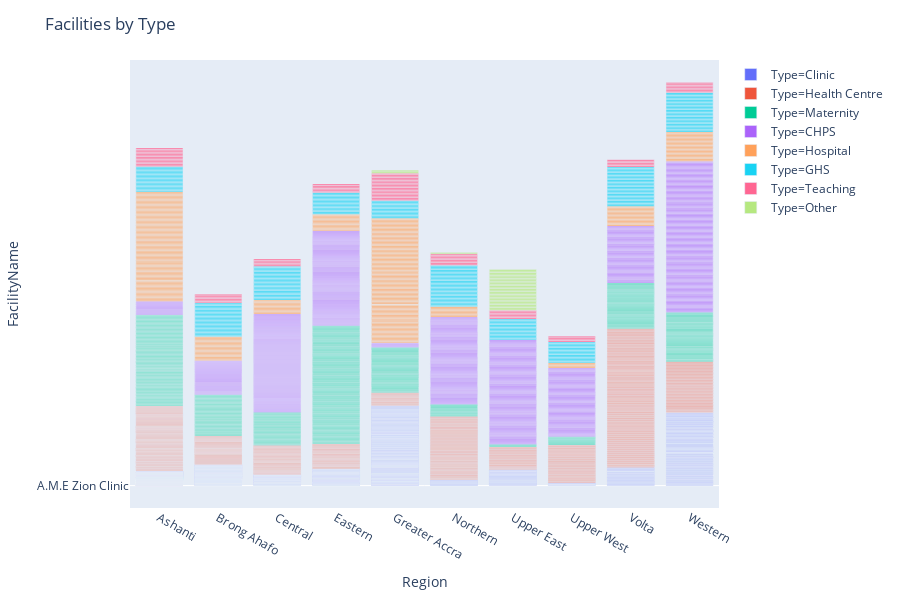

The notebook cell saved with this chart:
### Markdown cell above
This pie graph gives some quick insight on the ownership distribution in Ghana. Hover over each section to be able to see the number of facilities, and play with clicking in the legend to isolate certain ownerships.

### Code cell
fig = px.bar(fac, x='Region', y='FacilityName', color='Type')
fig.update_layout(title='Facilities by Type')
fig.show()

### Figure 1 — Plotly figure (JSON) as saved in the notebook; plotly's stock layout.template omitted (floating-point values rounded to 4 significant figures; data arrays with more than 128 entries replaced by an {"elided": "..."} marker saying what was removed)
{"data": [{"alignmentgroup": "True", "hoverlabel": {"namelength": 0}, "hovertemplate": "Type=Clinic<br>Region=%{x}<br>FacilityName=%{y}", "legendgroup": "Type=Clinic", "marker": {"color": "#636efa"}, "name": "Type=Clinic", "offsetgroup": "Type=Clinic", "orientation": "v", "showlegend": true, "textposition": "auto", "type": "bar", "x": {"elided": "1189 str values"}, "xaxis": "x", "y": {"elided": "1189 str values"}, "yaxis": "y"}, {"alignmentgroup": "True", "hoverlabel": {"namelength": 0}, "hovertemplate": "Type=Health Centre<br>Region=%{x}<br>FacilityName=%{y}", "legendgroup": "Type=Health Centre", "marker": {"color": "#EF553B"}, "name": "Type=Health Centre", "offsetgroup": "Type=Health Centre", "orientation": "v", "showlegend": true, "textposition": "auto", "type": "bar", "x": {"elided": "788 str values"}, "xaxis": "x", "y": {"elided": "788 str values"}, "yaxis": "y"}, {"alignmentgroup": "True", "hoverlabel": {"namelength": 0}, "hovertemplate": "Type=Maternity<br>Region=%{x}<br>FacilityName=%{y}", "legendgroup": "Type=Maternity", "marker": {"color": "#00cc96"}, "name": "Type=Maternity", "offsetgroup": "Type=Maternity", "orientation": "v", "showlegend": true, "textposition": "auto", "type": "bar", "x": {"elided": "522 str values"}, "xaxis": "x", "y": {"elided": "522 str values"}, "yaxis": "y"}, {"alignmentgroup": "True", "hoverlabel": {"namelength": 0}, "hovertemplate": "Type=CHPS<br>Region=%{x}<br>FacilityName=%{y}", "legendgroup": "Type=CHPS", "marker": {"color": "#ab63fa"}, "name": "Type=CHPS", "offsetgroup": "Type=CHPS", "orientation": "v", "showlegend": true, "textposition": "auto", "type": "bar", "x": {"elided": "653 str values"}, "xaxis": "x", "y": {"elided": "653 str values"}, "yaxis": "y"}, {"alignmentgroup": "True", "hoverlabel": {"namelength": 0}, "hovertemplate": "Type=Hospital<br>Region=%{x}<br>FacilityName=%{y}", "legendgroup": "Type=Hospital", "marker": {"color": "#FFA15A"}, "name": "Type=Hospital", "offsetgroup": "Type=Hospital", "orientation": "v", "showlegend": true, "textposition": "auto", "type": "bar", "x": {"elided": "280 str values"}, "xaxis": "x", "y": {"elided": "280 str values"}, "yaxis": "y"}, {"alignmentgroup": "True", "hoverlabel": {"namelength": 0}, "hovertemplate": "Type=GHS<br>Region=%{x}<br>FacilityName=%{y}", "legendgroup": "Type=GHS", "marker": {"color": "#19d3f3"}, "name": "Type=GHS", "offsetgroup": "Type=GHS", "orientation": "v", "showlegend": true, "textposition": "auto", "type": "bar", "x": {"elided": "214 str values"}, "xaxis": "x", "y": {"elided": "214 str values"}, "yaxis": "y"}, {"alignmentgroup": "True", "hoverlabel": {"namelength": 0}, "hovertemplate": "Type=Teaching<br>Region=%{x}<br>FacilityName=%{y}", "legendgroup": "Type=Teaching", "marker": {"color": "#FF6692"}, "name": "Type=Teaching", "offsetgroup": "Type=Teaching", "orientation": "v", "showlegend": true, "textposition": "auto", "type": "bar", "x": ["Ashanti", "Ashanti", "Ashanti", "Ashanti", "Ashanti", "Ashanti", "Ashanti", "Ashanti", "Ashanti", "Ashanti", "Ashanti", "Ashanti", "Ashanti", "Brong Ahafo", "Brong Ahafo", "Brong Ahafo", "Brong Ahafo", "Brong Ahafo", "Brong Ahafo", "Central", "Central", "Central", "Central", "Central", "Eastern", "Eastern", "Eastern", "Eastern", "Eastern", "Eastern", "Greater Accra", "Greater Accra", "Greater Accra", "Greater Accra", "Greater Accra", "Greater Accra", "Greater Accra", "Greater Accra", "Greater Accra", "Greater Accra", "Greater Accra", "Greater Accra", "Greater Accra", "Greater Accra", "Greater Accra", "Greater Accra", "Greater Accra", "Greater Accra", "Greater Accra", "Northern", "Northern", "Northern", "Northern", "Northern", "Northern", "Northern", "Northern", "Upper East", "Upper East", "Upper East", "Upper East", "Upper East", "Upper East", "Upper West", "Upper West", "Upper West", "Upper West", "Volta", "Volta", "Volta", "Volta", "Volta", "Western", "Western", "Western", "Western", "Western", "Western", "Western"], "xaxis": "x", "y": ["Agogo Nurses Training Coll", "Offinso Nurses/Midwifery Training School", "Fomena Community Health Nurses Training School", "Kokofu Health Assistants Training School", "Tepa Health Assistants Training School", "Mampong Midwifery Training School", "Mampong Health Assistants Training School", "Komfo Anokye Teaching Hospital", "Kumasi Nurses/Midwifery Training School", "Kwadaso Nurses Training College", "Kumasi Ear Nose & Throat", "Kumasi Anasthesia", "Premier Nursing School (General Nursing)", "Berekum Nurses/Midwifery Training College", "Sunyani Nurses Training College/Health Assistants Training School", "Tanoso Community Health Nurses Training School", "Kintampo Rural Health Training School", "Tanoso Community Health Nurses Training School", "Kintampo Rural Health Training School", "Twifo Praso Health Assistants Training School", "Dunkwa Health Assistants Training School", "Cape Coast Nurses & Midwife Training School", "Winneba Community Health Nurses Training School", "Ankaful Nurses Training College", "Plant Medicine (CSRPM)", "Atibie Midwifery Training School/Health Assistants Training School", "Nkawkaw Nurses Training College", "Koforidua Nurses Training College", "Koforidua Midwifery Training School", "Akim Oda Community Health Nurses Training School", "Korle-Bu Teaching Hospital", "Korle-Bu Midwifery Training School", "Narh Bita Nursing Training School", "Korle-Bu Nurses Training College", "Pantang Nurses Training College", "Korle-Bu School of Hygiene", "Korle-Bu School of Medical Laboratory Technology", "Korle-Bu School of Radiology", "University of Ghana Medical School", "Teshie Health Assistants Training School", "Pantang Health Assistants Training School", "Korle-Bu Opthamalmic", "Korle-Bu Pery Operative", "Korle-Bu Public Health", "Military Nurses Training College", "Western Hills School of Nursing (General Nursing)", "Health Concern (Health Assistants Clinical)", "Nyaniba (Health Assistants Training School Clinical)", "Martin Luther Health Assistants Training School", "Tamale School of Hygiene", "Tamale Community Health Nurses Training School", "Tamale Nurses Training School", "Tamale Teaching Hospital", "Damango Health Assistants Training School", "Yendi Health Assistants Training School", "Nalerigu Health Assistants Training School", "Kpembe Health Assistants Training School", "Bawku Presby Nurses Training College", "Bolgatanga Midwifery Training College", "Bolgatanga Nurses Training College", "Navrongo Health Research Centre", "Navrongo Community Health Nurses Training School", "Bolgatanga Health Assistants Training School", "Jirapa Nurses Training Colleage", "Jirapa Community Health Nurses Training School", "Jirapa Midwifery Training School", "Wa Health Assistants Training School", "Ho Community Health Nurses Training School", "Ho Nurses Training College", "Hohoe Midwifery Training School", "Keta Health Assistants Training School", "Ho School of Hygiene", "Essiama Community Health Nurses Training School", "Sekondi Nurses/Midwifery Training Colleage", "Sefwi-Akontombra Health Assistance Training School", "Asanta Health Assistance Training School", "Asankragwa Health Assistance Training School", "Takwa Nurses/Midwifery Training Colleage", "Community Health Nurse Training Colleage"], "yaxis": "y"}, {"alignmentgroup": "True", "hoverlabel": {"namelength": 0}, "hovertemplate": "Type=Other<br>Region=%{x}<br>FacilityName=%{y}", "legendgroup": "Type=Other", "marker": {"color": "#B6E880"}, "name": "Type=Other", "offsetgroup": "Type=Other", "orientation": "v", "showlegend": true, "textposition": "auto", "type": "bar", "x": ["Greater Accra", "Greater Accra", "Northern", "Upper East", "Upper East", "Upper East", "Upper East", "Upper East", "Upper East", "Upper East", "Upper East", "Upper East", "Upper East", "Upper East", "Upper East", "Upper East", "Upper East", "Upper East", "Upper East", "Upper East", "Upper East", "Upper East", "Upper East", "Upper East", "Upper East", "Upper East", "Upper East", "Upper East", "Upper East", "Upper East", "Upper East"], "xaxis": "x", "y": ["Limb Fitting Centre", "National Cold Room", "Yendi Leprosarium", "Presbyterian Primary Health Care Secretariat", "Bawku Nutrition Rehabilitation Centre", "Quality Medical Centre", "Apodabogo Feeding Centre", "Binaba Rehabilitation Centre", "Bolgatanga Nutrition Rehabilitation Centre", "Beo Tankoo Feeding Centre", "WFP Adaboya Feeding Centre", "WFP Apatanga Feeding Centre", "WFP Saporo Feeding Centre", "Bogrigo Supplementary Feeding Centre", "Bongo Nutrition Rehabilitation Centre", "Feo Supplementary Feeding Centre", "Nayorogo Feeding Centre", "Soe Feeding Centre", "Gambrongo Feeding Centre", "Goo Feeding Centre", "Garu Nutrition Rehabilitation Centre", "Bimpeka #2 Feeding Centre", "Woriyanga Rehabilitation Centre", "Adognia Nutrition/ Supplementary Feeding Centre", "Bawiu WFP/MOH Supplementary Feeding and Nutrition/ Education Centre", "Gongnia Feeding Centre", "Kayoro/Wuru WFP/ Supplementary Feeding and Nutrition Education Centre", "Kologo Feeding Centre", "Naaga Nutrition/ Education Centre", "Navrongo Rehabilitation Centre", "Nayagnia Nutrition/ Education Centre"], "yaxis": "y"}], "layout": {"barmode": "relative", "height": 600, "legend": {"tracegroupgap": 0}, "margin": {"t": 60}, "title": {"text": "Facilities by Type"}, "xaxis": {"anchor": "y", "domain": [0.0, 1.0], "title": {"text": "Region"}}, "yaxis": {"anchor": "x", "domain": [0.0, 1.0], "title": {"text": "FacilityName"}}}}
